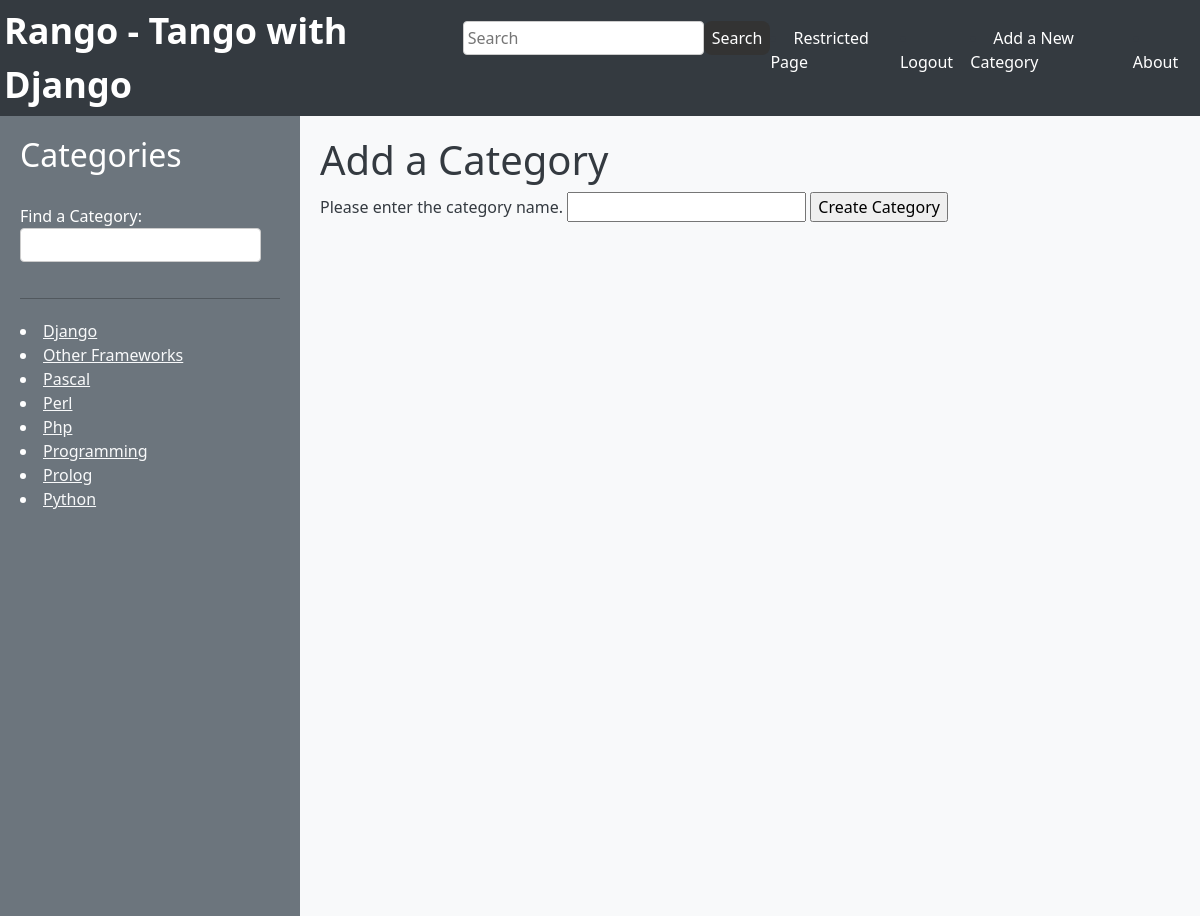
The app's page /rango/add_category/ (signed in) with its own data.
### rango/models.py (models this page shows, shortened)
class Category(models.Model):
    name = models.CharField(max_length=128, unique=True)
    likes = models.PositiveIntegerField(default=0)
    views = models.IntegerField(default=0)

### rango/views.py (the view)
# urls.py: path('add_category/', add_category, name='add_category'),
@login_required
def add_category(request):
    if request.method == 'POST':
        form = CategoryForm(request.POST)
        if form.is_valid():
            form.save(commit=True)
            return index(request)
        else:
            print(form.errors)
    else:
        form = CategoryForm()
    return render(request, 'rango/add_category.html', {'form': form})

### rango/forms.py
class CategoryForm(forms.ModelForm):
    name = forms.CharField(max_length=128, help_text="Please enter the category name.")
    views = forms.IntegerField(widget=forms.HiddenInput(), initial=0)
    likes = forms.IntegerField(widget=forms.HiddenInput(), initial=0)
    slug = forms.CharField(widget=forms.HiddenInput(), required=False)
    class Meta:
        model = Category
        fields = ('name',)

### rango/templatetags/rango_extras.py (called while the page is built)
@register.inclusion_tag('rango/cats.html')
def get_category_list(cat=None):
    return {'cats': Category.objects.all().order_by('name'), 'act_cat': cat, 'pages': Page.objects.all().order_by('title')}

### templates/rango/add_category.html (shortened to what this page needs)
{% extends 'base.html' %}
{% load static %}
{% block body_block %}
        <h1>Add a Category</h1>
        <form id="category_form" method="post" action="/rango/add_category/">
            {% for field in form.visible_fields %}
                {{ field.help_text }}
                {{ field }}
            {% endfor %}
            <input type="submit" name="submit" value="Create Category" />
        </form>
{% endblock %}

### templates/rango/cats.html (shortened to what this page needs)
    {% if cats %}
    {% for c in cats %}
        {% if c == act_cat %} <li  class="active" > {% else  %} <li>{% endif %}
            <a href="/rango/category/{{c.name}}" class="cat-color">{{ c.name }}</a>
        </li>
    {% endfor %}
{% endif %}

### templates/base.html (style rules this page uses)
body { background-color: #f8f9fa; color: #343a40; margin: 0; }
.cat-color { color: #f8f9fa; }

### records on screen
Category: name "Django"
Category: name "Other Frameworks"
Category: name "Pascal"
Category: name "Perl"
Category: name "Php"
Category: name "Programming"
Category: name "Prolog"
Category: name "Python"

### other values on screen
{{ field.help_text }} "Please enter the category name."
